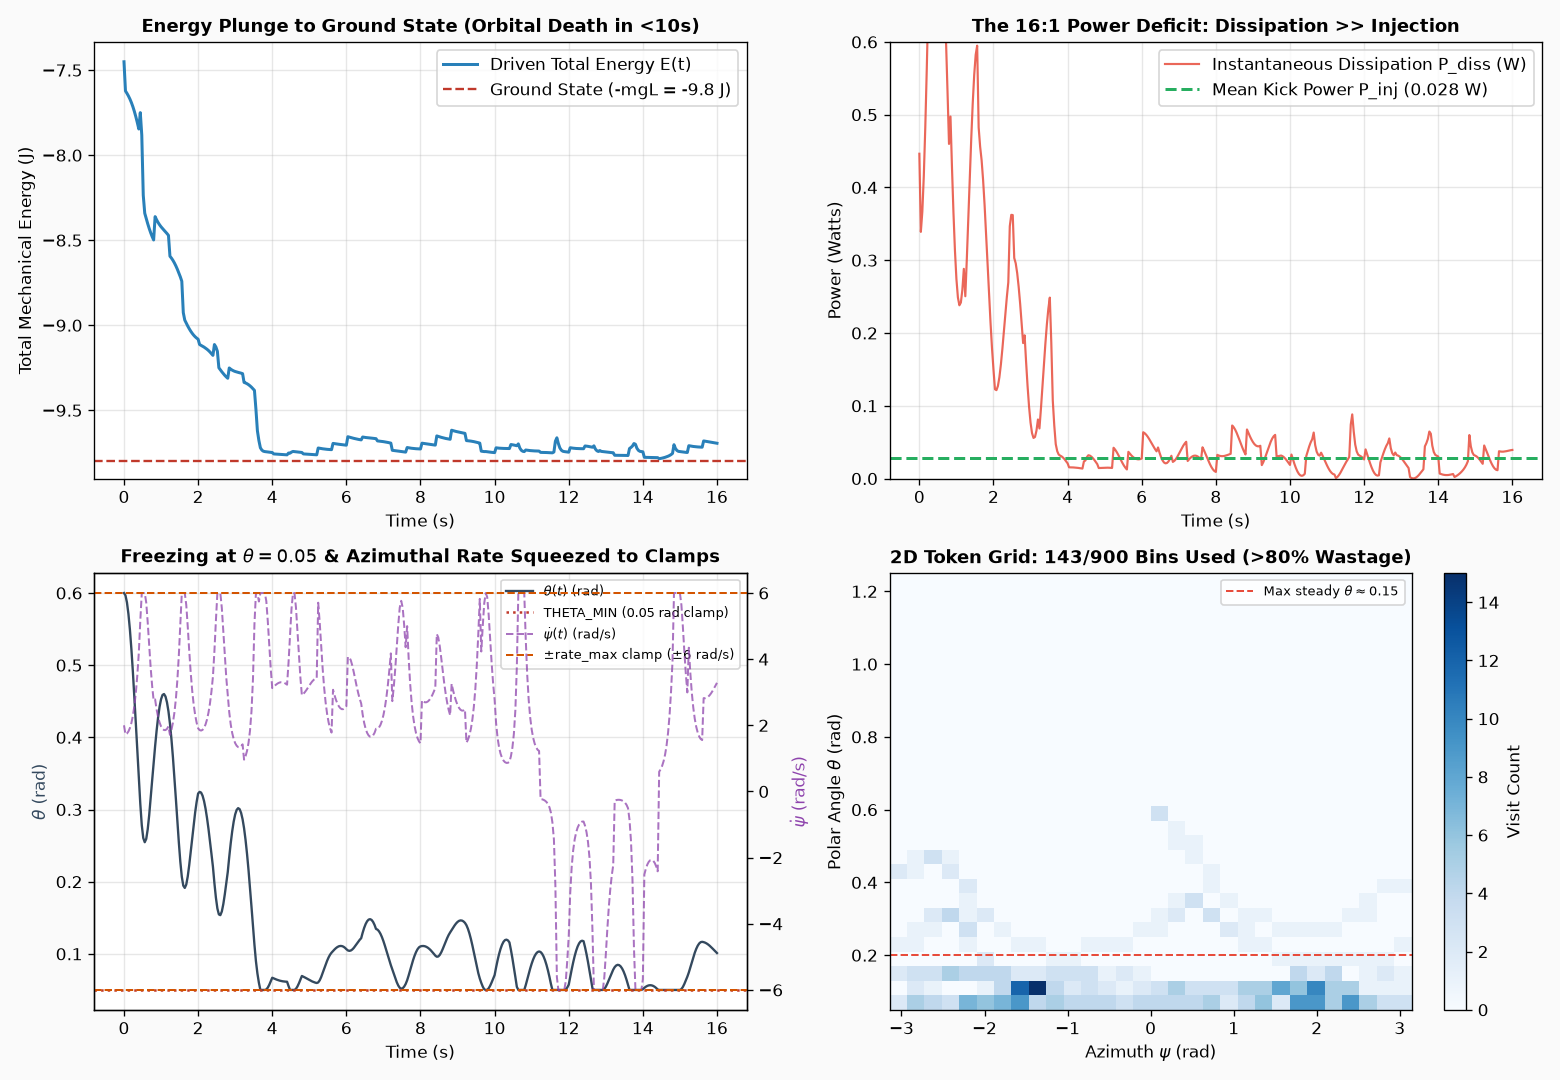

Generate this figure with Python:
"""Visualizing the 16:1 Energy Deficit and Token Grid Wastage in SphereBall.

This script executes the exact SphereBall simulation from physics/systems/sphere.py
under default hyperparameters and demonstrates the physical collapse, velocity clamping,
and token vocabulary desert.
"""
from pathlib import Path
import matplotlib.pyplot as plt
import numpy as np

from physics.messk_configs import make_process
from physics import visualise as V

out_dir = Path(__file__).parent
fig_path = out_dir / "02_energy_and_phase_collapse.png"

# Run default process with m=40 ticks
proc = make_process("sphere_mess4", m=40)
tr = V.trace(proc, seed=0)

t_state = tr["t_state"]
t_tick = np.arange(proc.m) * (proc.n_steps * proc.dt)
energy = tr["energy_driven"]
th = tr["states_driven"][:, 0]
psi = tr["states_driven"][:, 1]
dth = tr["states_driven"][:, 2]
dpsi = tr["states_driven"][:, 3]
tokens = tr["tokens_driven"]

# Calculate energy flow
E_ground = -proc.system.g * proc.system.length  # -9.8 J
P_inj = 0.5 * (proc.delta_v ** 2) / (proc.n_steps * proc.dt)  # Watts
# Dissipation rate over time: P_diss = gamma * v^2 = gamma * (L^2 * dth^2 + L^2 * sin^2(th) * dpsi^2)
v_sq = (proc.system.length ** 2) * (dth**2 + (np.sin(th)**2) * (dpsi**2))
P_diss = proc.system.gamma * v_sq

# Token grid counts
indices = proc.tokens_to_indices(tokens)
grid_counts = np.zeros((proc.obs_bins[0], proc.obs_bins[1]), dtype=int)
for r_th, c_psi in indices:
    grid_counts[r_th, c_psi] += 1

fig, axes = plt.subplots(2, 2, figsize=(13, 9))
fig.patch.set_facecolor("#fafafa")

# Panel 1: Energy Collapse
axes[0, 0].plot(t_state, energy, color="#2980b9", lw=1.8, label="Driven Total Energy E(t)")
axes[0, 0].axhline(E_ground, color="#c0392b", ls="--", lw=1.4, label=f"Ground State (-mgL = {E_ground:.1f} J)")
axes[0, 0].set_title("Energy Plunge to Ground State (Orbital Death in <10s)", fontsize=11, fontweight="bold")
axes[0, 0].set_xlabel("Time (s)")
axes[0, 0].set_ylabel("Total Mechanical Energy (J)")
axes[0, 0].grid(True, alpha=0.3)
axes[0, 0].legend(loc="upper right")

# Panel 2: Power Dissipation vs Injection
axes[0, 1].plot(t_state, P_diss, color="#e74c3c", lw=1.3, alpha=0.85, label="Instantaneous Dissipation P_diss (W)")
axes[0, 1].axhline(P_inj, color="#27ae60", ls="--", lw=1.8, label=f"Mean Kick Power P_inj ({P_inj:.3f} W)")
axes[0, 1].set_title("The 16:1 Power Deficit: Dissipation >> Injection", fontsize=11, fontweight="bold")
axes[0, 1].set_xlabel("Time (s)")
axes[0, 1].set_ylabel("Power (Watts)")
axes[0, 1].set_ylim(0, 0.6)
axes[0, 1].grid(True, alpha=0.3)
axes[0, 1].legend(loc="upper right")

# Panel 3: Polar Angle and Velocity Clamping
axes[1, 0].plot(t_state, th, color="#34495e", lw=1.4, label=r"$\theta(t)$ (rad)")
axes[1, 0].axhline(0.05, color="#c0392b", ls=":", lw=1.5, label="THETA_MIN (0.05 rad clamp)")
twin = axes[1, 0].twinx()
twin.plot(t_state, dpsi, color="#8e44ad", lw=1.2, ls="--", alpha=0.75, label=r"$\dot{\psi}(t)$ (rad/s)")
twin.axhline(6.0, color="#d35400", ls="--", lw=1.2, label=r"$\pm$rate_max clamp ($\pm$6 rad/s)")
twin.axhline(-6.0, color="#d35400", ls="--", lw=1.2)
axes[1, 0].set_title(r"Freezing at $\theta=0.05$ & Azimuthal Rate Squeezed to Clamps", fontsize=11, fontweight="bold")
axes[1, 0].set_xlabel("Time (s)")
axes[1, 0].set_ylabel(r"$\theta$ (rad)", color="#34495e")
twin.set_ylabel(r"$\dot{\psi}$ (rad/s)", color="#8e44ad")
axes[1, 0].grid(True, alpha=0.3)
h1, l1 = axes[1, 0].get_legend_handles_labels()
h2, l2 = twin.get_legend_handles_labels()
axes[1, 0].legend(handles=h1 + h2, loc="upper right", fontsize=8)

# Panel 4: 2D Token Grid Heatmap
im = axes[1, 1].imshow(grid_counts, cmap="Blues", origin="lower", aspect="auto",
                       extent=[-np.pi, np.pi, proc.obs_ranges[0][0], proc.obs_ranges[0][1]])
axes[1, 1].set_title(f"2D Token Grid: {np.count_nonzero(grid_counts)}/900 Bins Used (>80% Wastage)",
                     fontsize=11, fontweight="bold")
axes[1, 1].set_xlabel(r"Azimuth $\psi$ (rad)")
axes[1, 1].set_ylabel(r"Polar Angle $\theta$ (rad)")
cbar = plt.colorbar(im, ax=axes[1, 1])
cbar.set_label("Visit Count")
axes[1, 1].axhline(0.20, color="#e74c3c", ls="--", lw=1.2, label=r"Max steady $\theta \approx 0.15$")
axes[1, 1].legend(loc="upper right", fontsize=8)

plt.tight_layout()
plt.savefig(fig_path, dpi=120)
plt.close(fig)
print(f"Saved: {fig_path}")
